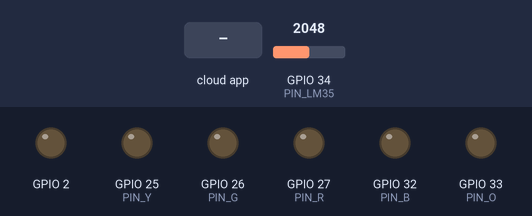
Simulated run of this sketch. Board: ESP32. On the bench: output pins drawn as LEDs (lit = HIGH). The inputs (shaded band) are chosen by the test bench; at power-on: GPIO 34 (PIN_LM35) = 2048. WiFi joins after 1.5 s; servers stay silent unless stated; no MQTT or app messages arrive unless stated; what the sketch prints to the serial monitor is not drawn.

Above: at 2.7 s.
2.8 s: the phone or cloud app sets boton to ON
At 3.6 s:
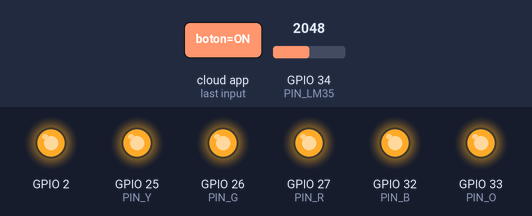
4.3 s: GPIO 34 (PIN_LM35) set to 520
7.3 s: GPIO 34 (PIN_LM35) set to 457
8.8 s: the phone or cloud app sets boton to OFF
At 9.2 s:
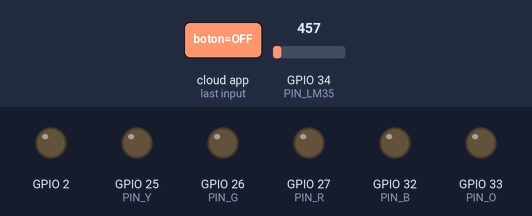
10.3 s: the phone or cloud app sets boton to ON
At 12.2 s:
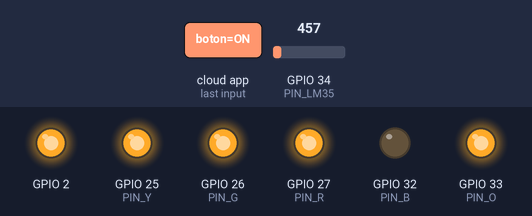
Timing chart, 0 to 13.7 s (numbered marks = the images above; inputs shaded):
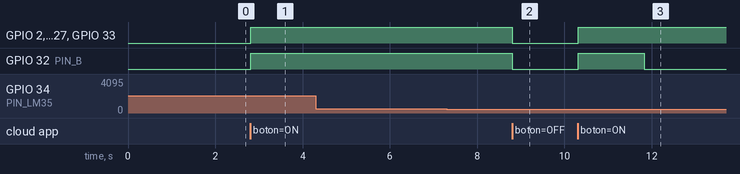

The sketch:

Wifi.ino
```cpp
#include <WiFi.h>
#include <Adafruit_MQTT.h>
#include <Adafruit_MQTT_Client.h>

// Credenciales de tu red Wi-Fi
#define WLAN_SSID "CLARO_2.4GHz_0BDAEC"
#define WLAN_PASS "E9ADB07197"

// Credenciales de Adafruit IO
#define AIO_SERVER "io.adafruit.com"
#define AIO_SERVERPORT 1883
#define AIO_USERNAME "Gerardo2006"
#define AIO_KEY ""

// PINES
#define PIN_B 32
#define PIN_O 33
#define PIN_Y 25
#define PIN_G 26
#define PIN_R 27
#define PIN_LM35 34

// Variables globales para Wi-Fi y MQTT
WiFiClient client;
Adafruit_MQTT_Client mqtt(&client, AIO_SERVER, AIO_SERVERPORT, AIO_USERNAME, AIO_KEY);

// --- CONFIGURACIÓN DE FEEDS ---
Adafruit_MQTT_Publish pub_feed = Adafruit_MQTT_Publish(&mqtt, AIO_USERNAME "/feeds/temperatura");
Adafruit_MQTT_Subscribe sub_feed = Adafruit_MQTT_Subscribe(&mqtt, AIO_USERNAME "/feeds/boton");

// Variables globales de estado y temperatura
bool boton = false;
float temperaturaCelsius = 0.0;

// ============================================
// FUNCIÓN GLOBAL (fuera de setup, aquí es su lugar)
// ============================================
float leerTemperaturaCelsius() {
  uint32_t sumaMv = 0;
  const int NUM_MUESTRAS = 30;

  for (int i = 0; i < NUM_MUESTRAS; i++) {
    sumaMv += analogReadMilliVolts(PIN_LM35);  // lectura calibrada en mV
    delay(2);
  }

  float mV = sumaMv / (float)NUM_MUESTRAS;
  return mV / 10.0;  // LM35: 10 mV por cada °C
}

// Función para actualizar los LEDs externos
void actualizarLED() {
  if (boton == false) {
    digitalWrite(PIN_B, LOW);
    digitalWrite(PIN_O, LOW);
    digitalWrite(PIN_Y, LOW);
    digitalWrite(PIN_G, LOW);
    digitalWrite(PIN_R, LOW);
    return;
  }

  if (temperaturaCelsius > 40) {
    digitalWrite(PIN_B, HIGH);
    digitalWrite(PIN_O, HIGH);
    digitalWrite(PIN_Y, HIGH);
    digitalWrite(PIN_G, HIGH);
    digitalWrite(PIN_R, HIGH);
  } else if (temperaturaCelsius > 32) {
    digitalWrite(PIN_B, LOW);
    digitalWrite(PIN_O, HIGH);
    digitalWrite(PIN_Y, HIGH);
    digitalWrite(PIN_G, HIGH);
    digitalWrite(PIN_R, HIGH);
  } else if (temperaturaCelsius > 24) {
    digitalWrite(PIN_B, LOW);
    digitalWrite(PIN_O, LOW);
    digitalWrite(PIN_Y, HIGH);
    digitalWrite(PIN_G, HIGH);
    digitalWrite(PIN_R, HIGH);
  } else if (temperaturaCelsius > 16) {
    digitalWrite(PIN_B, LOW);
    digitalWrite(PIN_O, LOW);
    digitalWrite(PIN_Y, LOW);
    digitalWrite(PIN_G, HIGH);
    digitalWrite(PIN_R, HIGH);
  } else if (temperaturaCelsius > 8) {
    digitalWrite(PIN_B, LOW);
    digitalWrite(PIN_O, LOW);
    digitalWrite(PIN_Y, LOW);
    digitalWrite(PIN_G, LOW);
    digitalWrite(PIN_R, HIGH);
  } else {
    digitalWrite(PIN_B, LOW);
    digitalWrite(PIN_O, LOW);
    digitalWrite(PIN_Y, LOW);
    digitalWrite(PIN_G, LOW);
    digitalWrite(PIN_R, LOW);
  }
}

// Función callback para la suscripción
void interruptorCallback(char *data, uint16_t len) {
  Serial.print(F("--> Mensaje recibido desde Adafruit: "));
  Serial.println(data);

  if (strcmp(data, "ON") == 0) {
    digitalWrite(2, HIGH);
    boton = true;
  } else if (strcmp(data, "OFF") == 0) {
    digitalWrite(2, LOW);
    boton = false;
  }

  actualizarLED();
}

// Función de conexión MQTT
void MQTT_connect() {
  int8_t ret;
  if (mqtt.connected()) {
    return;
  }

  Serial.print(F("Conectando a MQTT... "));
  while ((ret = mqtt.connect()) != 0) {
    Serial.println(mqtt.connectErrorString(ret));
    Serial.println(F("Reintentando conexión en 5 segundos..."));
    mqtt.disconnect();
    delay(5000);
  }
  Serial.println(F("¡MQTT Conectado!"));
}

void setup() {
  Serial.begin(115200);
  delay(10);

  pinMode(2, OUTPUT);
  pinMode(PIN_B, OUTPUT);
  pinMode(PIN_O, OUTPUT);
  pinMode(PIN_Y, OUTPUT);
  pinMode(PIN_G, OUTPUT);
  pinMode(PIN_R, OUTPUT);

  Serial.println(F("Conectando a Wi-Fi..."));
  WiFi.begin(WLAN_SSID, WLAN_PASS);
  while (WiFi.status() != WL_CONNECTED) {
    delay(500);
    Serial.print(".");
  }
  Serial.println("\nWi-Fi conectado.");

  sub_feed.setCallback(interruptorCallback);
  mqtt.subscribe(&sub_feed);
}

void loop() {
  MQTT_connect();

  // Leemos la temperatura con la función
  temperaturaCelsius = leerTemperaturaCelsius();

  // Actualizamos los LEDs con la nueva lectura
  actualizarLED();

  // --- BLOQUE DE PUBLICACIÓN ---
  Serial.print(F("<-- Publicando temperatura en Adafruit... "));
  Serial.print(temperaturaCelsius);

  if (!pub_feed.publish(temperaturaCelsius)) {
    Serial.println(F(" ¡Falló la publicación!"));
  } else {
    Serial.println(F(" ¡Publicado con éxito!"));
  }

  // --- RETRASO Y ESCUCHA SIMULTÁNEA ---
  mqtt.processPackets(5000);

  if (!mqtt.ping()) {
    mqtt.disconnect();
  }
}
```

Measured:
- after the input at 2.8 s, GPIO 2, GPIO 25 (PIN_Y), GPIO 26 (PIN_G), GPIO 27 (PIN_R), GPIO 32 (PIN_B), GPIO 33 (PIN_O): LOW → HIGH at once
- after the input at 4.3 s, every drawn part: stays the same
- after the input at 7.3 s, every drawn part: stays the same
- after the input at 8.8 s, GPIO 2, GPIO 25 (PIN_Y), GPIO 26 (PIN_G), GPIO 27 (PIN_R), GPIO 32 (PIN_B), GPIO 33 (PIN_O): HIGH → LOW at once
- after the input at 10.3 s, GPIO 2, GPIO 25 (PIN_Y), GPIO 26 (PIN_G), GPIO 27 (PIN_R), GPIO 33 (PIN_O): LOW → HIGH at once; GPIO 32 (PIN_B): LOW → HIGH at once, → LOW 1.5 s later
